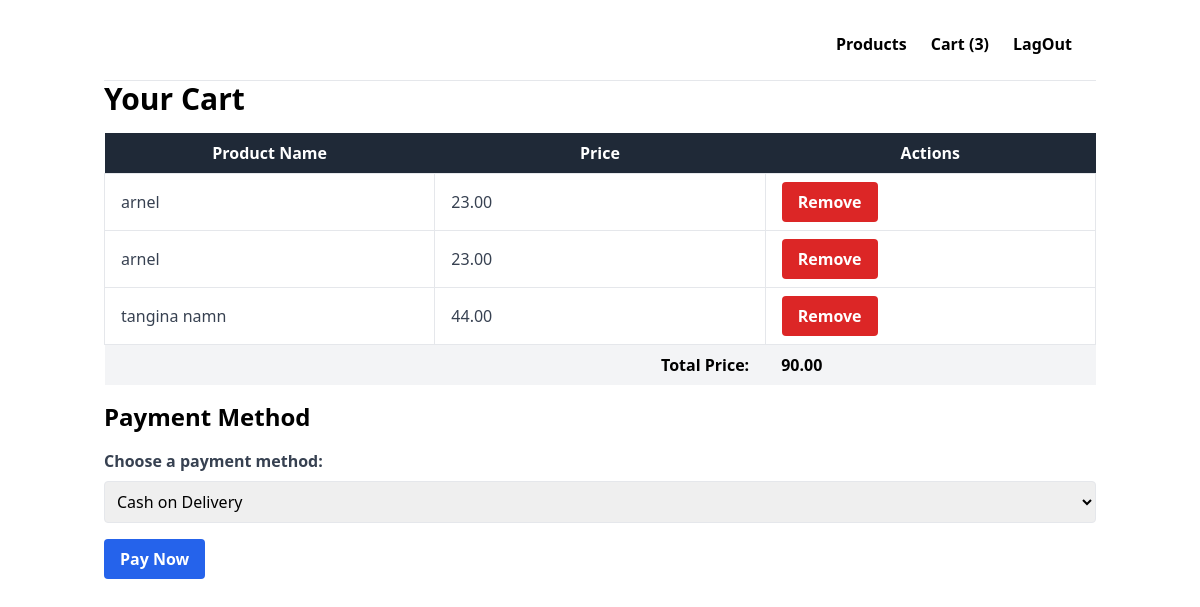
Page /users/cart.php?name=jerome on the committed database.
### tables this page shows
CREATE TABLE `user_cart` (
  `id` int(11) NOT NULL,
  `username` varchar(255) NOT NULL,
  `product_id` int(11) NOT NULL,
  `product_name` varchar(259) NOT NULL,
  `product_price` decimal(10,2) NOT NULL,
  `product_pcs` int(11) NOT NULL
);

### users/cart.php (the view, shortened to what this page needs)
<?php
$conn = mysqli_connect(DB_HOST, DB_USER, DB_PASS, DB_NAME);
$username = isset($_GET['name']) ? $_GET['name'] : '';
$sql = "SELECT * FROM user_cart WHERE username = ?";
$stmt = mysqli_prepare($conn, $sql);
mysqli_stmt_bind_param($stmt, "s", $username);
mysqli_stmt_execute($stmt);
$result = mysqli_stmt_get_result($stmt);
$total_price = 0;
$cart_items = [];
while ($row = mysqli_fetch_assoc($result)) {
    $cart_items[] = $row;
    $total_price += $row['product_price'];
}
$count_sql = "SELECT COUNT(*) as count FROM user_cart WHERE username = ?";
$count_stmt = mysqli_prepare($conn, $count_sql);
mysqli_stmt_bind_param($count_stmt, "s", $username);
mysqli_stmt_execute($count_stmt);
$count_result = mysqli_stmt_get_result($count_stmt);
$count_row = mysqli_fetch_assoc($count_result);
$cart_count = $count_row['count'];
?>
<!DOCTYPE html>
<html lang="en">
<head>
    <link href="https://cdn.jsdelivr.net/npm/tailwindcss@2.2.19/dist/tailwind.min.css" rel="stylesheet">
</head>
<body>
     <div class="container mx-auto px-4 py-8">
           <header class="flex justify-between items-center mb-6">
            <nav id="nav-links" class="hidden md:flex">
                <ul class="flex flex-col md:flex-row">
                    <li class="mr-6 font-bold"><a href="product.php?name=<?= $username ?>">Products</a></li>
                    <li class="mr-6 font-bold"><a href="cart.php?name=<?= $username ?>">Cart <?php echo ($cart_count > 0) ? '(' . $cart_count . ')' : ''; ?></a></li>
                    <li class="mr-6 font-bold"><a href="lagout.php?name=<?= $username ?>">LagOut</a></li>
                </ul>
            </nav>
        </header>
        <hr>
        <div class="overflow-x-auto">
            <h1 class="text-3xl font-bold mb-4">Your Cart</h1>
            <table class="min-w-full bg-white">
                <thead class="bg-gray-800 text-white">
                    <tr>
                        <th class="w-1/3 px-4 py-2">Product Name</th>
                        <th class="w-1/3 px-4 py-2">Price</th>
                        <th class="w-1/3 px-4 py-2">Actions</th>
                    </tr>
                </thead>
                <tbody>
                    <?php if (count($cart_items) > 0) : ?>
                        <?php foreach ($cart_items as $item) : ?>
                            <tr class="text-gray-700">
                                <td class="border px-4 py-2"><?= htmlspecialchars($item['product_name']) ?></td>
                                <td class="border px-4 py-2"><?= htmlspecialchars($item['product_price']) ?></td>
                                <td class="border px-4 py-2">
                                    <form action="remove_from_cart.php?name=<?= urlencode($username) ?>" method="post">
                                        <button type="submit" name="remove_from_cart" class="bg-red-600 text-white font-bold py-2 px-4 rounded">Remove</button>
                                    </form>
                                </td>
                            </tr>
                        <?php endforeach; ?>
                    <?php else : ?>
                        <tr>
                            <td colspan="3" class="text-center text-gray-500 py-4">Your cart is empty.</td>
                        </tr>
                    <?php endif; ?>
                </tbody>
                <tfoot class="bg-gray-100">
                    <tr>
                        <td colspan="2" class="text-right font-bold px-4 py-2">Total Price:</td>
                        <td class="font-bold px-4 py-2"><?= number_format($total_price, 2) ?></td>
                    </tr>
                </tfoot>
            </table>
        </div>
        <h2 class="text-2xl font-bold my-4">Payment Method</h2>
        <form id="payment-form" action="payment_process.php?name=<?= urlencode($username) ?>" method="post">
            <div class="mb-4">
                <label for="payment_method" class="block text-gray-700 font-bold mb-2">Choose a payment method:</label>
                <select id="payment_method" name="payment_method" class="block w-full p-2 border rounded">
                    <option value="cod">Cash on Delivery</option>
                </select>
            </div>
            <button type="submit" class="bg-blue-600 text-white font-bold py-2 px-4 rounded">Pay Now</button>
        </form>
    </div>
</body>
</html>

### rows in the picture
user_cart: product_name "arnel", product_price "23.00"
user_cart: product_name "arnel", product_price "23.00"
user_cart: product_name "tangina namn", product_price "44.00"

### other values in the picture
$cart_count "3"
$total_price "90.00"
